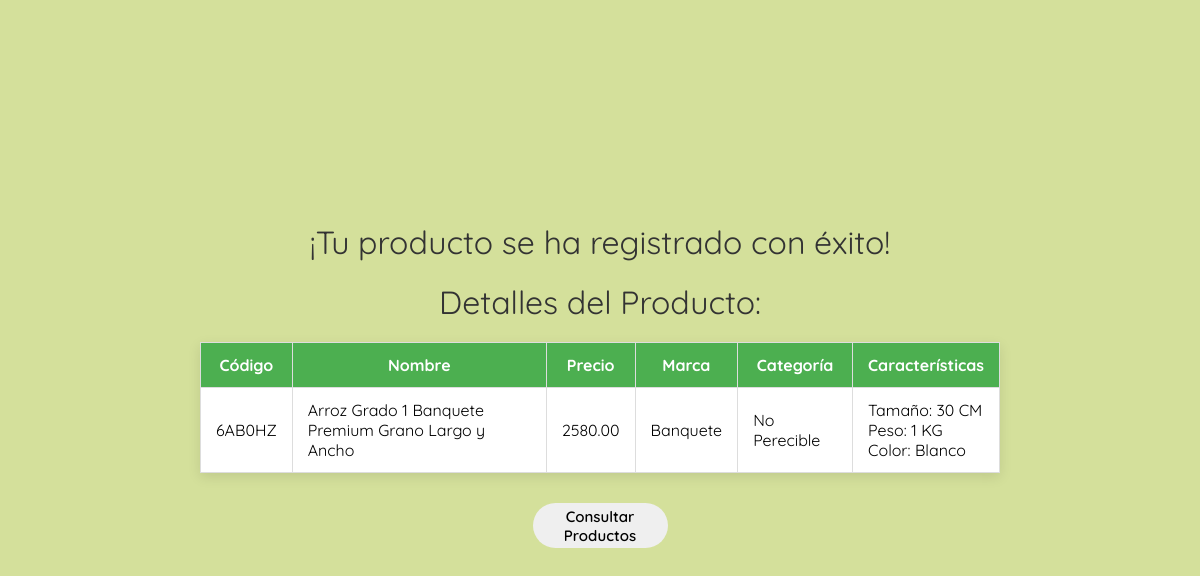
Screenshot of /resultado/12/ with the database file from the repository.
### productos/models.py (models this page shows, shortened)
class Producto(models.Model):
    codigo = models.CharField(max_length=10, unique=True)
    nombre = models.CharField(max_length=100)
    precio = models.DecimalField(max_digits=10, decimal_places=2)
    marca = models.ForeignKey(Marca, on_delete=models.CASCADE)
    categoria = models.ForeignKey(Categoria, on_delete=models.SET_NULL, null=True, blank=True)

class Marca(models.Model):
    nombre = models.CharField(max_length=100)

class Categoria(models.Model):
    nombre = models.CharField(max_length=100)

class Caracteristica(models.Model):
    producto = models.ForeignKey(Producto, related_name="caracteristicas", on_delete=models.CASCADE)
    nombre = models.CharField(max_length=100)
    valor = models.CharField(max_length=100)

### productos/views.py (the view)
# urls.py: path('resultado/<int:producto_id>/', views.resultado_producto, name='resultado_producto'),
def resultado_producto(request, producto_id):
    producto = get_object_or_404(Producto, id=producto_id)
    return render(request, 'resultado.html', {'producto': producto})

### productos/templates/resultado.html (shortened to what this page needs)
{% load static %}
<!DOCTYPE html>
<html lang="es">
<head>
    <link rel="stylesheet" href="{% static 'css/style_resultado.css' %}">
</head>
<body>
    <h1>¡Tu producto se ha registrado con éxito!</h1>
    <h1>Detalles del Producto:</h1>
    <table border="1">
        <thead>
            <tr>
                <th>Código</th>
                <th>Nombre</th>
                <th>Precio</th>
                <th>Marca</th>
                <th>Categoría</th>
                <th>Características</th>
            </tr>
        </thead>
        <tbody>
            <tr>
                <td>{{ producto.codigo }}</td>
                <td>{{ producto.nombre }}</td>
                <td>{{ producto.precio }}</td>
                <td>{{ producto.marca.nombre }}</td>
                <td>
                    {% if producto.categoria %}
                        {{ producto.categoria.nombre }}
                    {% else %}
                        Sin categoría
                    {% endif %}
                </td>
                <td>
                    {% if producto.caracteristicas.exists %}
                        {% for caracteristica in producto.caracteristicas.all %}
                            <p>{{ caracteristica.nombre }}: {{ caracteristica.valor }}</p>
                        {% endfor %}
                    {% else %}
                        No hay características registradas.
                    {% endif %}
                </td>
            </tr>
        </tbody>
    </table>
    <button onclick="window.location.href='{% url 'consultar_productos' %}'">Consultar Productos</button>
</body>
</html>

### static/css/style_resultado.css (style rules this page uses)
* { box-sizing: border-box; margin: 0; padding: 0; }
body { background: #D4E09B; height: 100vh; display: flex; justify-content: center; align-items: center; flex-direction: column; }
h1 { font-family: "Quicksand", sans-serif; font-optical-sizing: auto; font-weight: 400; font-style: normal; text-align: center; margin-bottom: 20px; color: #333; }
table { border-collapse: collapse; width: 80%; max-width: 800px; background-color: white; box-shadow: 0px 4px 12px rgba(0, 0, 0, 0.1); margin: 0 auto; }
th, td { font-family: "Quicksand", sans-serif; font-optical-sizing: auto; font-weight: 400; font-style: normal; padding: 12px 15px; text-align: left; border: 1px solid #ddd; }
th { font-family: "Quicksand", sans-serif; font-optical-sizing: auto; font-weight: 400; font-style: normal; background-color: #4CAF50; color: white; font-weight: bold; text-align: center; }
button { width: 9em; height: 3em; margin: 30px; display: grid; padding: 4px; border-radius: 30em; font-size: 15px; font-family: inherit; border: none; position: relative; overflow: hidden; z-index: 1; cursor: pointer; font-family: "Quicksand", sans-serif; font-optical-sizing: auto; font-weight: 600; font-style: normal; color: #000000; }
button::before { content: ''; width: 0; height: 3em; border-radius: 30em; position: absolute; top: 0; left: 0; background-image: linear-gradient(to right, #0fd850 0%, #f9f047 100%); transition: .5s ease; display: block; z-index: -1; }

### rows the page displays
Producto: codigo "6AB0HZ", nombre "Arroz Grado 1 Banquete Premium Grano Largo y Ancho", precio "2580.00", marca.nombre "Banquete", categoria.nombre "No Perecible"
Caracteristica: nombre "Tamaño", valor "30 CM"
Caracteristica: nombre "Peso", valor "1 KG"
Caracteristica: nombre "Color", valor "Blanco"
